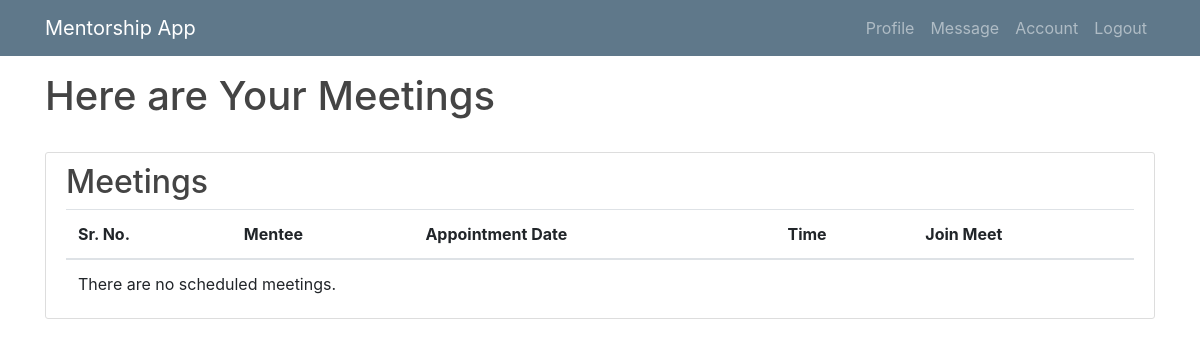
The app's page /vc1/ (signed in), older data.
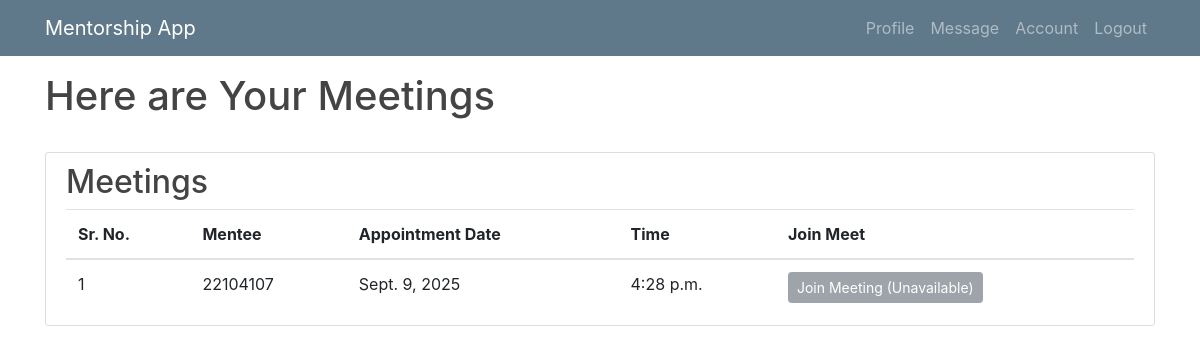
The same page, newer data.
### mentee/models.py (models this page shows, shortened)
class Meeting(models.Model):
    mentor = models.ForeignKey(Mentor, on_delete=models.CASCADE, related_name='meetings')
    mentee = models.ForeignKey(Mentee, on_delete=models.CASCADE, related_name='meetings')
    appointment_date = models.DateField()
    time_slot = models.TimeField()
    duration_minutes = models.PositiveIntegerField(default=2)
    created_at = models.DateTimeField(auto_now_add=True)
    video_room_name = models.CharField(max_length=255, unique=True, blank=True, null=True, default=uuid.uuid4)
    STATUS_CHOICES = (
        ('scheduled', 'Scheduled'),
        ('completed', 'Completed'),
        ('cancelled', 'Cancelled'),
    )
    status = models.CharField(max_length=20, choices=STATUS_CHOICES, default='scheduled')
    @property
    def meeting_datetime(self):
        dt = datetime.combine(self.appointment_date, self.time_slot)
        if timezone.is_naive(dt):
            dt = timezone.make_aware(dt, timezone.get_current_timezone())
        return dt
    @property
    def meeting_end_datetime(self):
        return self.meeting_datetime + timedelta(minutes=self.duration_minutes)

class Mentee(models.Model):
    user = models.OneToOneField(User, primary_key=True, on_delete=models.CASCADE)

class User(AbstractUser):
    is_mentee = models.BooleanField(default=False)
    is_mentor = models.BooleanField(default=False)

### mentee/views/mentor.py (the view)
# urls.py: path('vc1/', mentor.MentorMeetingListView.as_view(), name='vc1'),
class MentorMeetingListView(LoginRequiredMixin, UserPassesTestMixin, ListView):
    model = Meeting
    template_name = 'mentor/vc.html'  # You’ll create this template
    context_object_name = 'meetings'
    paginate_by = 5
    def test_func(self):
        return self.request.user.is_mentor  # Ensure only mentors can access
    def get_queryset(self):
        queryset = Meeting.objects.filter(
            mentor__user=self.request.user
        ).order_by('-appointment_date', '-time_slot')
        for meeting in queryset:
            combined_datetime = datetime.combine(meeting.appointment_date, meeting.time_slot)
            if timezone.is_naive(combined_datetime):
                combined_datetime = timezone.make_aware(combined_datetime, timezone.get_current_timezone())
            meeting._meeting_datetime = combined_datetime
            meeting._meeting_end_datetime = combined_datetime + timedelta(hours=1)
        return queryset
    def get_context_data(self, **kwargs):
        context = super().get_context_data(**kwargs)
        context['now'] = timezone.localtime(timezone.now())
        return context

### mentee/templates/mentor/vc.html (shortened to what this page needs)
{% extends 'mentor/base1.html' %}
{% load humanize %}
{% block content %}
<h1>Here are Your Meetings</h1><br>
<div class="row">
    <div class="col-md-12">
        <div class="content-section">
            <h2>Meetings</h2>
            <div class="table-responsive">
                <table class="table mb-0">
                    <thead>
                        <tr>
                            <th>Sr. No.</th>
                            <th>Mentee</th>
                            <th>Appointment Date</th>
                            <th>Time</th>
                            <th>Join Meet</th>
                        </tr>
                    </thead>
                    <tbody>
    {% if meetings %}
        {% for meeting in meetings %}
        <tr>
            <td>{{ forloop.counter }}</td>
            <td>{{ meeting.mentee.user.get_full_name|default:meeting.mentee.user.username }}</td>
            <td>{{ meeting.appointment_date }}</td>
            <td>{{ meeting.time_slot }}</td>
            <td>
            {% if now >= meeting.meeting_datetime and now <= meeting.meeting_end_datetime %}
                <a class="btn btn-primary btn-sm" href="https://meet.jit.si/{{ meeting.video_room_name }}" target="_blank">
                    Join Meeting
                </a>
            {% else %}
                <button class="btn btn-secondary btn-sm" disabled>
                    Join Meeting (Unavailable)
                </button>
            {% endif %}
            </td>
        </tr>
        {% endfor %}
    {% else %}
        <tr>
            <td colspan="5">There are no scheduled meetings.</td>
        </tr>
    {% endif %}
</tbody>
                </table>
            </div>
        </div>
    </div>
</div>
{% endblock %}

### mentee/templates/mentor/base1.html (shortened to what this page needs)
<!DOCTYPE html>
{% load static %}
<html lang="en" xmlns="http://www.w3.org/1999/html">
  <head>
    <link rel="stylesheet" type="text/css" href="{% static 'mentee/main.css' %}">
      <link rel="stylesheet" type="text/css" href="{% static 'css/bootstrap.css' %}">
      <link rel="stylesheet" type="text/css" href="{% static 'css/bootstrap-grid.css' %}">
      <link rel="stylesheet" type="text/css" href="{% static 'css/bootstrap-reboot.css' %}">
  </head>
  <body>
  <header class="site-header">
      <nav class="navbar navbar-expand-md navbar-dark bg-steel fixed-top">
        <div class="container">
          <a class="navbar-brand mr-4" href="">Mentorship App</a>
          <div class="collapse navbar-collapse" id="navbarToggle">
            <div class="navbar-nav">
             {% if user.is_authenticated %}
                <a class="nav-item nav-link" href="{% url 'profile1' %}">Profile</a>
                <a class="nav-item nav-link" href="{% url 'module-message1' %}">Message</a>
                <a class="nav-item nav-link" href="{% url 'account1' %}">Account</a>
                <a class="nav-item nav-link" href="{% url 'logout1' %}">Logout</a>
              {% else %}
                <a class="nav-item nav-link" href="{% url 'home' %}">Home</a>
                <a class="nav-item nav-link" href="{% url 'login1' %}">Login</a>
                <a class="nav-item nav-link" href="{% url 'register1' %}">Register</a>
              {% endif %}
            </div>
          </div>
        </div>
      </nav>
    </header>
<div class="container">
     <br><br><br>
  {% block content %}{% endblock %}
</div>
  </body>
</html>

### mentee/static/mentee/main.css (style rules this page uses)
body { background: #fafafa; color: #333333; margin-top: 5rem; }
h1, h2, h3, h4, h5, h6 { color: #444444; }
.bg-steel { background-color: #5f788a; }
.site-header .navbar-nav .nav-link { color: #cbd5db; }
.content-section { background: #ffffff; padding: 10px 20px; border: 1px solid #dddddd; border-radius: 3px; margin-bottom: 20px; }

Row changes from the older to the newer data that the page shows:
added Meeting: mentee.user.get_full_name "22104107", appointment_date "Sept. 9, 2025", time_slot "4:28 p.m.", duration_minutes "Join Meeting (Unavailable)"
Text that changed along with them:
text no longer shown: "There are no scheduled meetings."
